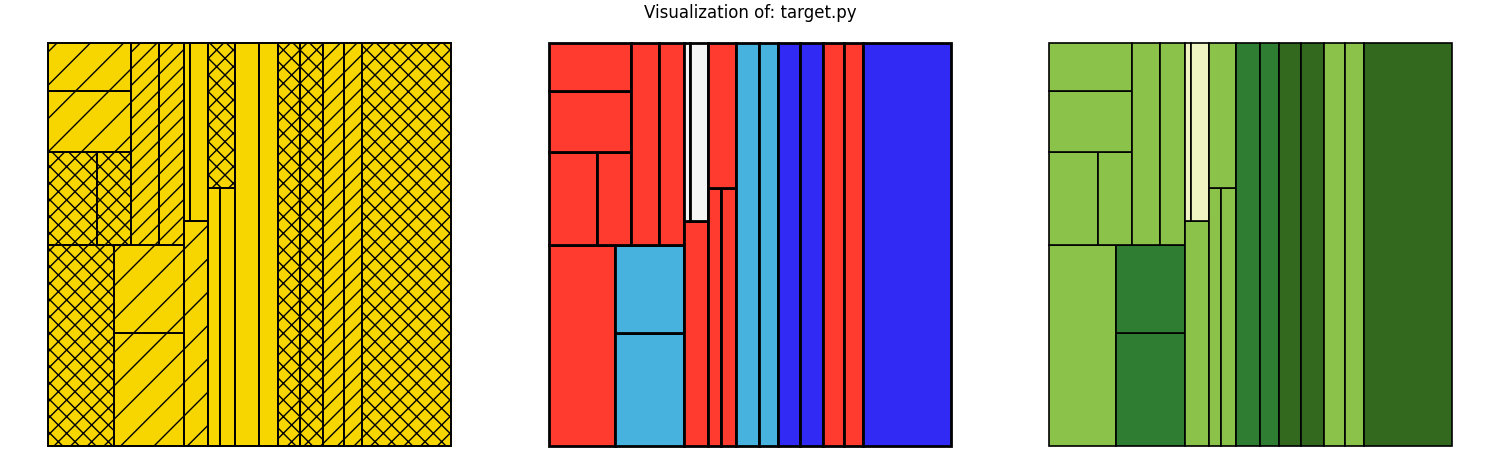

This chart was generated by the following Python code:
#!/usr/bin/env python3
import argparse
import string

import matplotlib.pyplot as plt
from matplotlib.patches import Rectangle


def read_text(path):
    """Read the file as plain text, never executing it."""
    with open(path, "r", encoding="utf-8", errors="replace") as f:
        return f.read()


def build_rectangles(text, max_rects=350, min_size=0.03, margin=0.03):
    """
    Recursively slice up a big rectangle based on the characters in `text`.

    Each character chooses which existing rectangle to split, the orientation
    of the split, and the split ratio. This gives a deterministic, maze-like,
    rectilinear layout driven purely by the text.
    """
    # initial rectangle inside a small margin
    rects = [{
        "x": margin,
        "y": margin,
        "w": 1.0 - 2 * margin,
        "h": 1.0 - 2 * margin,
        "char": " ",
        "depth": 0,
    }]
    if not text:
        return rects

    for i, ch in enumerate(text):
        if len(rects) >= max_rects:
            break

        code = ord(ch)
        idx = code % len(rects)
        rect = rects.pop(idx)

        if rect["w"] < min_size or rect["h"] < min_size:
            # put it back and skip splitting
            rects.insert(idx, rect)
            continue

        orientation = code % 2  # 0 vertical, 1 horizontal
        ratio_raw = (code % 70) + 15  # 15..84
        ratio = ratio_raw / 100.0

        if orientation == 0:
            # vertical split
            w1 = rect["w"] * ratio
            w2 = rect["w"] - w1
            left_rect = {
                "x": rect["x"],
                "y": rect["y"],
                "w": w1,
                "h": rect["h"],
                "char": ch,
                "depth": rect["depth"] + 1,
            }
            right_rect = {
                "x": rect["x"] + w1,
                "y": rect["y"],
                "w": w2,
                "h": rect["h"],
                "char": ch,
                "depth": rect["depth"] + 1,
            }
            rects.insert(idx, right_rect)
            rects.insert(idx, left_rect)
        else:
            # horizontal split
            h1 = rect["h"] * ratio
            h2 = rect["h"] - h1
            bottom_rect = {
                "x": rect["x"],
                "y": rect["y"],
                "w": rect["w"],
                "h": h1,
                "char": ch,
                "depth": rect["depth"] + 1,
            }
            top_rect = {
                "x": rect["x"],
                "y": rect["y"] + h1,
                "w": rect["w"],
                "h": h2,
                "char": ch,
                "depth": rect["depth"] + 1,
            }
            rects.insert(idx, top_rect)
            rects.insert(idx, bottom_rect)

    return rects


def char_group(ch):
    """Bucket characters into rough categories → used for color choices."""
    if ch in string.whitespace:
        return "whitespace"
    if ch in string.digits:
        return "digit"
    if ch in string.ascii_lowercase:
        return "lower"
    if ch in string.ascii_uppercase:
        return "upper"
    if ch in "()[]{}":
        return "bracket"
    if ch in ".,:;":
        return "punct"
    if ch in "+-*/%=&|^~<>":
        return "operator"
    return "other"


# palettes are hex colors
PALETTE_MOND = {
    "background": "#111111",
    "whitespace": "#f5f5f5",
    "upper": "#000000",
    "lower": "#ff3b30",
    "digit": "#D94C10",
    "bracket": "#46B2DD",
    "punct": "#151F53",
    "operator": "#C11E18",
    "other": "#312AF4",
}

PALETTE_STRIPES_BG = "#f7d600"

PALETTE_GREENISH = {
    "background": "#cddc39",
    "whitespace": "#f0f4c3",
    "upper": "#7cb342",
    "lower": "#8bc34a",
    "digit": "#558b2f",
    "bracket": "#2e7d32",
    "punct": "#aed581",
    "operator": "#689f38",
    "other": "#33691e",
}


def draw_style_stripes(ax, rects):
    """Left panel: yellow + hatching, lots of outlines."""
    ax.set_facecolor(PALETTE_STRIPES_BG)
    for r in rects:
        ch = r["char"]
        code = ord(ch)
        hatch_options = ["", "/", "\\\\", "//", "xx"]
        hatch = hatch_options[code % len(hatch_options)]
        rect_patch = Rectangle(
            (r["x"], r["y"]),
            r["w"],
            r["h"],
            linewidth=1.4,
            edgecolor="black",
            facecolor=PALETTE_STRIPES_BG,
            hatch=hatch,
        )
        ax.add_patch(rect_patch)


def draw_style_mondrian(ax, rects):
    """Middle panel: bold Mondrian-style primaries."""
    ax.set_facecolor(PALETTE_MOND["background"])
    for r in rects:
        group = char_group(r["char"])
        color = PALETTE_MOND.get(group, "#000000")
        rect_patch = Rectangle(
            (r["x"], r["y"]),
            r["w"],
            r["h"],
            linewidth=2.0,
            edgecolor="black",
            facecolor=color,
        )
        ax.add_patch(rect_patch)


def draw_style_green(ax, rects):
    """Right panel: greenish map-like look."""
    ax.set_facecolor(PALETTE_GREENISH["background"])
    for r in rects:
        ch = r["char"]
        group = char_group(ch)
        base_color = PALETTE_GREENISH.get(group, "#33691e")
        rect_patch = Rectangle(
            (r["x"], r["y"]),
            r["w"],
            r["h"],
            linewidth=1.2,
            edgecolor="black",
            facecolor=base_color,
        )
        ax.add_patch(rect_patch)


def make_figure(rects, title=None):
    fig, axes = plt.subplots(
        1, 3, figsize=(15, 5), constrained_layout=True
    )

    draw_style_stripes(axes[0], rects)
    draw_style_mondrian(axes[1], rects)
    draw_style_green(axes[2], rects)

    for ax in axes:
        ax.set_xlim(0, 1)
        ax.set_ylim(0, 1)
        ax.set_aspect("equal")
        ax.axis("off")

    if title:
        fig.suptitle(title)

    return fig


def main():
    parser = argparse.ArgumentParser(
        description="Visualize a Python source file as abstract rectangles. "
                    "The file is never executed, only read as plain text."
    )
    parser.add_argument("source", help="Path to the .py file to visualize")
    parser.add_argument(
        "-o", "--output", help="Output image filename (e.g. out.png). "
                               "If omitted, the window is just shown."
    )
    parser.add_argument(
        "--max-rects",
        type=int,
        default=350,
        help="Maximum number of rectangles to generate (default: 350)",
    )

    args = parser.parse_args()

    text = read_text(args.source)
    rects = build_rectangles(text, max_rects=args.max_rects)

    title = f"Visualization of: {args.source}"
    fig = make_figure(rects, title=title)

    if args.output:
        fig.savefig(args.output, dpi=300)
    else:
        plt.show()


if __name__ == "__main__":
    main()
